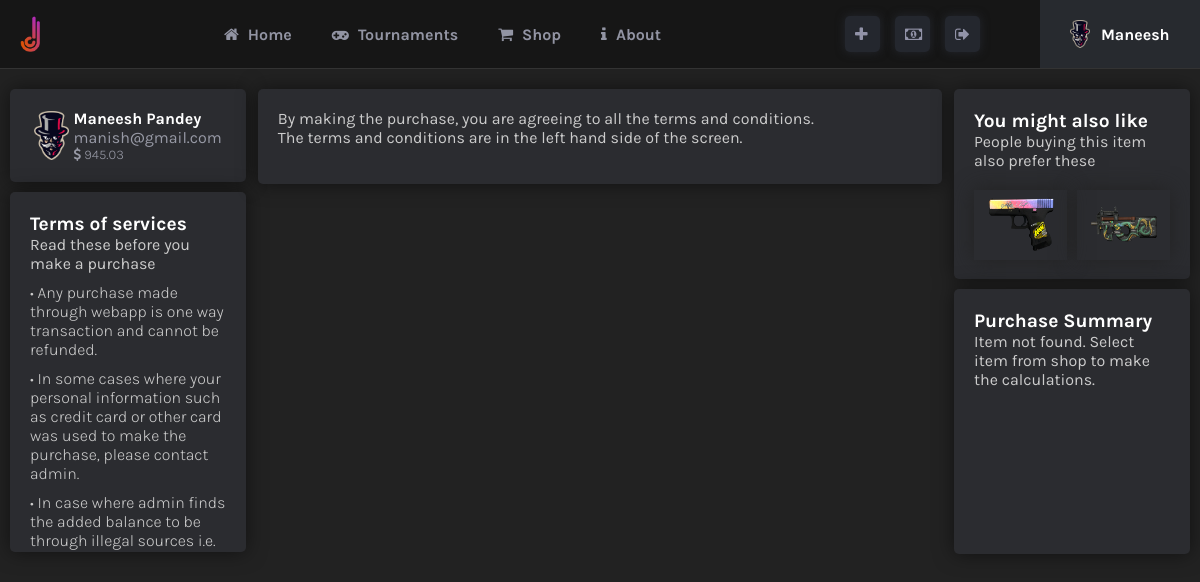
The page /itempage.php (signed in) on the database its author committed.
### tables this page shows
CREATE TABLE `users` (
  `uid` int(11) NOT NULL,
  `name` varchar(50) DEFAULT NULL,
  `email` varchar(50) DEFAULT NULL,
  `password` varchar(255) DEFAULT NULL,
  `balance` float DEFAULT NULL
);

### entity/User.php (called while the page is built, shortened)
<?php
    class User{
        public $uid;
        public function refresh($conn){
            $q = "Select * from users where uid=$this->uid";
            if ($data = $conn->query($q)) {
                if ($data->num_rows == 1) {
                    while ($row=$data->fetch_assoc()) {
                        $newname = $row['name'];
                        $newemail = $row['email'];
                        $newbalance = $row['balance'];
                    }
                }
                $this->name=$newname;$this->email=$newemail;
                $this->balance=$newbalance;
            }
        }
    }
?>

### partials/usercard.php (the view)
<link rel="stylesheet" href="./css/usercard.css">
<div onclick="window.location.href='./userpage.php'" class="card usercard">
    <div class="profile">
        <div class="image">
            <img src="./img/default.png" alt="">
        </div>
        <div class="text">
            <div class="name kbold">
                <?php echo $user->name ?>
            </div>
            <div class="email kregular">
                <?php echo $user->email?>
            </div>
            <div class="balance klight">
                <i class="fa fa-dollar"></i> <?php echo $user->balance?>
            </div>
        </div>
    </div>
</div>

### partials/nav.php
<?php
if (isset($_SESSION['user'])) {
    $user = unserialize($_SESSION['user']);
    $user->refresh($conn);
    $user->fetch_stat($conn);
}else{
    header('location: ./about.php');
}
?>
<link rel="stylesheet" href="./css/nav.css">
<nav>
    <div class="firstSection">
        <div class="logo">
            <img src="./img/logo.png" alt="">
        </div>
        <div class="navlist">
            <div onclick="window.location.href='./index.php'" class="item-group kbold">
                <i class="fa fa-home"></i> Home
            </div>
            <div onclick="window.location.href='./tournamentlist.php'" class="item-group kbold">
                <i class="fa fa-gamepad"></i> Tournaments
            </div>
            <div onclick="window.location.href='./shop.php'" class="item-group kbold">
                <i class="fa fa-shopping-cart"></i> Shop
            </div>
            <div onclick="window.location.href='./about.php'" class=" item-group kbold">
                <i class="fa fa-info"></i> About
            </div>
        </div>
        <div class="iconsection">
            <div title="Host tournament" class="icon-group" onclick="window.location.href='./gamepage.php'">
                <i class="fa fa-plus"></i>
            </div>
            <div class="icon-group" title="Add Balance" onclick="window.location.href='./topup.php'">
                <i class="fa fa-money"></i>
            </div>
            <div title="Log out" class="icon-group" onclick="window.location.href='./logout.php'">
                <i class="fa fa-sign-out"></i>
            </div>
        </div>
    </div>
    <div onclick="window.location.href='./userpage.php'" class="usersection">
        <div class="pp">
            <img src="./img/default.png" alt="">
        </div>
        <div class="username kbold">
            <?php
                    $name = $user->name;
                    $firstname = explode(" ",$name)[0];
                    echo $firstname;
                ?>
        </div>
    </div>
</nav>

### css/index.css (style rules this page uses)
body { overflow: hidden; }
.card { background-color: #2b2c30; box-shadow: 0px 0px 20px rgba(0, 0, 0, 0.5); border-radius: 5px; padding: 20px; margin: 10px auto; }

### css/nav.css (style rules this page uses)
:root { --nav-list: #9294a3; }
nav { position: sticky; z-index: 9999 !important; top: 0; background: var(--bg); display: flex; justify-content: space-between; border-bottom: 1px solid #333; }
.firstsection { align-items: center; width: 80%; padding: 10px 20px 10px 20px; display: flex; justify-content: space-between; }
.logo { width: 20px; }
.logo > img { width: 100%; }
.navlist { display: flex; color: var(--nav-list); column-gap: 40px; align-items: center; }
.item-group { cursor: pointer; }
.item-group > i { margin-right: 5px; }
.iconsection { color: #9293a8; align-items: center; display: flex; column-gap: 15px; }
.icon-group { background: #24272e; padding: 10px; width: 15px; box-shadow: 0px 0px 10px #24272e; border-radius: 5px; cursor: POINTER; }
.usersection { cursor: pointer; background-color: #272a2f; padding: 20px; width: 10%; color: white; display: flex; justify-content: space-evenly; align-items: center; }
.pp { width: 20px; }
.pp > img { width: 100%; }

### css/usercard.css (style rules this page uses)
.usercard { cursor: pointer; }
.usercard > .profile { display: flex; justify-content: space-evenly; align-items: center; }
.usercard > .profile > .image { width: 35px; }
.usercard { color: white; }
.email { color: #989aa6; }
.usercard > .profile > .image > img { width: 100%; }
.usercard > .profile > .text > .balance { color: #989aa6; font-size: smaller; }

### css/control.css (style rules this page uses)
body, html { user-select: none; margin: 0; padding: 0; }
:root { --bg: #161616; --start: #3d2e43; --end: #5d4234; --degree: 135deg; --primary: #17a2b8; --success: #28a745; --warning: #8637ee; --danger: #dc3545; --border: #999999; }

### rows shown on the page
users: name "Maneesh", name "Maneesh Pandey", email "manish@gmail.com", balance "945.03"
